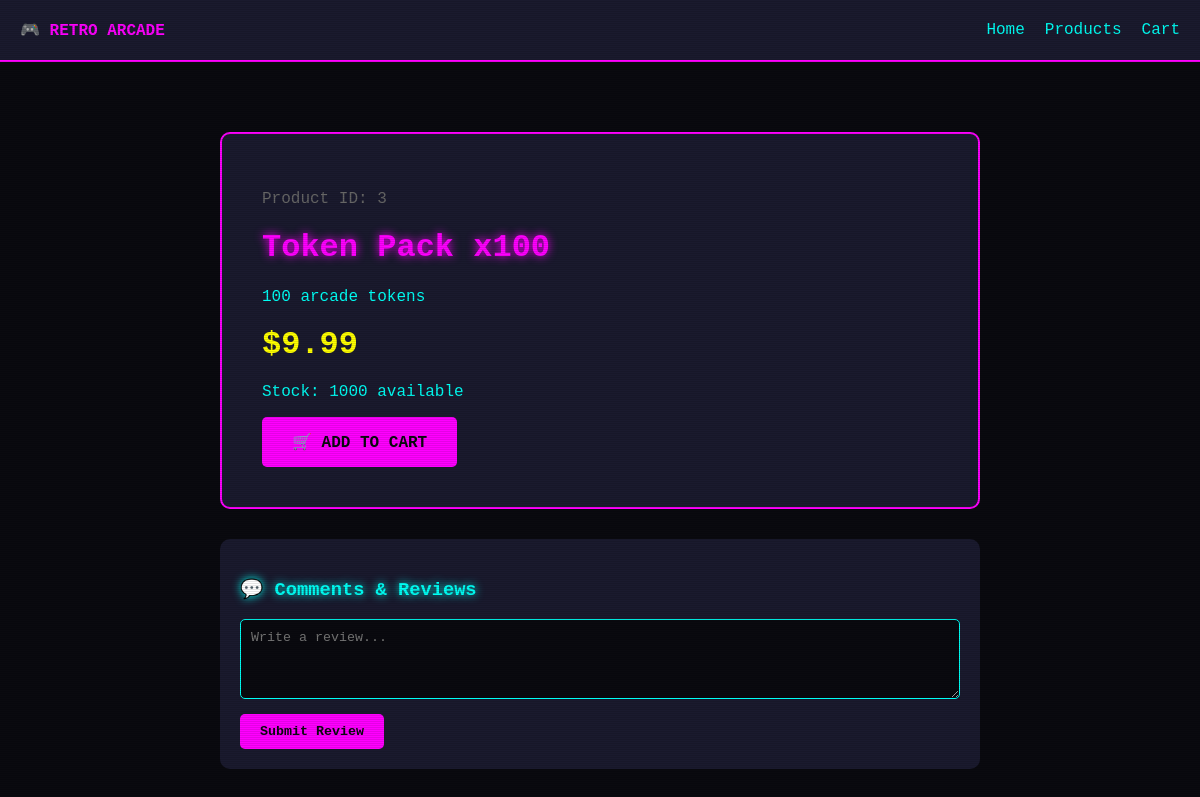
Page /php-app/pages/products/detail.php?id=3 on the committed database.
### tables this page shows
CREATE TABLE IF NOT EXISTS products (
    id INT AUTO_INCREMENT PRIMARY KEY,
    name VARCHAR(255) NOT NULL,
    description TEXT,
    price DECIMAL(10,2) NOT NULL,
    category_id INT,
    image_url VARCHAR(500),
    stock INT DEFAULT 100,
    created_at TIMESTAMP DEFAULT CURRENT_TIMESTAMP
);

### php-app/config/database.php (called while the page is built, shortened)
<?php
$db_host = getenv('DB_HOST') ?: 'localhost';
$db_user = getenv('DB_USERNAME') ?: 'retro_arcade';
$db_pass = getenv('DB_PASSWORD') ?: 'retro_password';
$db_name = getenv('DB_DATABASE') ?: 'retro_arcade';
$conn = mysqli_connect($db_host, $db_user, $db_pass, $db_name);
function query($sql) {
    global $conn;
    $result = mysqli_query($conn, $sql);
    return $result;
}
function fetch_assoc($result) {
    return mysqli_fetch_assoc($result);
}
?>

### php-app/includes/helpers.php (called while the page is built, shortened)
<?php
function e($string) {
    return htmlspecialchars($string ?? '', ENT_QUOTES, 'UTF-8');
}
?>

### php-app/pages/products/detail.php (the view, shortened to what this page needs)
<?php
$product_id = isset($_GET['id']) ? intval($_GET['id']) : 0;
$result = query("SELECT * FROM products WHERE id = $product_id");
$product = fetch_assoc($result);
?>
<!DOCTYPE html>
<html lang="en">
<head>
    <link rel="stylesheet" href="/css/retro.css">
</head>
<body>
    <nav class="nav">
        <div style="font-weight:bold;color:#ff00ff;">🎮 RETRO ARCADE</div>
        <div><a href="/pages/index.php">Home</a><a href="/pages/products/list.php">Products</a><a href="/pages/cart.php">Cart</a></div>
    </nav>
    <div class="container">
        <div class="product-detail">
            <p style="color:#666;">Product ID: <?= $product_id ?></p>
            <h1><?= e($product['name']) ?></h1>
            <p><?= e($product['description']) ?></p>
            <div class="price">$<?= number_format($product['price'], 2) ?></div>
            <p>Stock: <?= $product['stock'] ?> available</p>
            <a href="/pages/cart.php?action=add&id=<?= $product['id'] ?>" class="btn">🛒 ADD TO CART</a>
        </div>
        <div style="margin-top:30px;background:#1a1a2e;padding:20px;border-radius:10px;">
            <h3>💬 Comments & Reviews</h3>
            <form method="POST" action="/api/comments/">
                <textarea name="body" placeholder="Write a review..." style="width:100%;height:80px;background:#0a0a0f;border:1px solid #00fff5;color:#00fff5;padding:10px;"></textarea>
                <button type="submit" style="margin-top:10px;padding:10px 20px;background:#ff00ff;border:none;color:#0a0a0f;cursor:pointer;">Submit Review</button>
            </form>
        </div>
    </div>
</body>
</html>

### php-app/css/retro.css (style rules this page uses)
:root { --bg-dark: #0a0a0f; --bg-card: #1a1a2e; --neon-cyan: #00fff5; --neon-magenta: #ff00ff; --neon-yellow: #ffff00; --text-primary: #00fff5; --text-secondary: #ff00ff; --border-color: #00fff5; }
* { box-sizing: border-box; }
body { background: var(--bg-dark); color: var(--text-primary); font-family: 'Courier New', monospace; margin: 0; padding: 0; min-height: 100vh; }
body::before { content: ""; position: fixed; top: 0; left: 0; width: 100%; height: 100%; background: repeating-linear-gradient( 0deg, rgba(0, 0, 0, 0.1), rgba(0, 0, 0, 0.1) 1px, transparent 1px, transparent 2px ); pointer-events: none; z-index: 10000; }
h1, h2, h3 { text-shadow: 0 0 10px currentColor; }
h1 { color: var(--neon-magenta); }
h3 { color: var(--neon-cyan); }
a { color: var(--neon-cyan); text-decoration: none; transition: color 0.3s, text-shadow 0.3s; }
.btn, button { background: var(--neon-magenta); color: var(--bg-dark); border: none; padding: 10px 20px; cursor: pointer; font-family: inherit; font-weight: bold; border-radius: 5px; transition: all 0.3s; }
input, textarea, select { background: var(--bg-dark); border: 1px solid var(--neon-cyan); color: var(--neon-cyan); padding: 10px; font-family: inherit; border-radius: 5px; }
.nav { background: var(--bg-card); padding: 20px; border-bottom: 2px solid var(--neon-magenta); display: flex; justify-content: space-between; align-items: center; }
.price { color: var(--neon-yellow); font-size: 1.5em; font-weight: bold; }

### php-app/pages/products/detail.php (style rules this page uses)
body { background: #0a0a0f; color: #00fff5; font-family: 'Courier New', monospace; margin: 0; padding: 0; }
.container { max-width: 800px; margin: 50px auto; padding: 20px; }
.product-detail { background: #1a1a2e; border: 2px solid #ff00ff; padding: 40px; border-radius: 10px; }
h1 { color: #ff00ff; text-shadow: 0 0 10px #ff00ff; }
.price { color: #ffff00; font-size: 2em; font-weight: bold; margin: 20px 0; }
.btn { display: inline-block; background: #ff00ff; color: #0a0a0f; padding: 15px 30px; text-decoration: none; border-radius: 5px; font-weight: bold; }
.nav { background: #1a1a2e; padding: 20px; border-bottom: 2px solid #ff00ff; }
.nav a { color: #00fff5; text-decoration: none; margin-left: 20px; }

### rows in the picture
products: name "Token Pack x100", description "100 arcade tokens", price "9.99", stock "1000"

### other values in the picture
$product_id "3"
